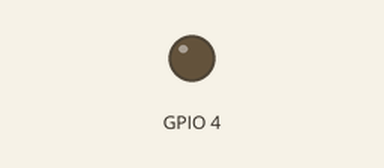
Bench run of a sketch on a simulated ESP32. Shown: output pins drawn as LEDs (lit = HIGH). WiFi joins after 1.5 s; servers stay silent unless stated; the camera gives no picture; what the sketch prints to the serial monitor is not drawn.

Above: at 0.1 s.
Timing chart, 0 to 3.6 s (numbered marks = the images above):
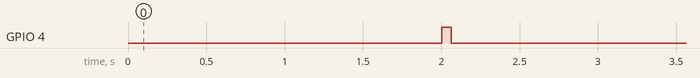

The sketch:

ESP_UPLOAD_.ino
```cpp
// https://stackoverflow.com/questions/59154006/can-someone-give-me-the-code-for-esp32-cam-in-order-to-upload-the-captured-image
#include<WiFiClientSecure.h>
    #include "esp_camera.h"
    #include "esp_timer.h"
    #include "img_converters.h"
    #include "Arduino.h"
    #include "fb_gfx.h"
    #include "fd_forward.h"
    #include "fr_forward.h"
    #include "FS.h"
    #include "SD_MMC.h"
    #include "soc/soc.h"
    #include "soc/rtc_cntl_reg.h"
    #include "driver/rtc_io.h"

    #define PWDN_GPIO_NUM     32
    #define RESET_GPIO_NUM    -1
    #define XCLK_GPIO_NUM      0
    #define SIOD_GPIO_NUM     26
    #define SIOC_GPIO_NUM     27
    #define Y9_GPIO_NUM       35
    #define Y8_GPIO_NUM       34
    #define Y7_GPIO_NUM       39
    #define Y6_GPIO_NUM       36
    #define Y5_GPIO_NUM       21
    #define Y4_GPIO_NUM       19
    #define Y3_GPIO_NUM       18
    #define Y2_GPIO_NUM        5
    #define VSYNC_GPIO_NUM    25
    #define HREF_GPIO_NUM     23
    #define PCLK_GPIO_NUM     22

    const char* ssid = "***";
    const char* password = "****";

    const char* host = "192._._._";
    const int Port = 4567;
    const char* boundry = "dgbfhfh";

    WiFiClientSecure client;

    void setup()
    {
         WRITE_PERI_REG(RTC_CNTL_BROWN_OUT_REG, 0);

         Serial.begin(115200);

         pinMode(4,OUTPUT);

         Serial.printf("Connecting to the Wifi [%s]...\r\n", ssid);
         WiFi.begin(ssid,password);
         while (WiFi.status() != WL_CONNECTED)
         {
                delay(500);
                Serial.print(".");
         }
         Serial.println("WiFi connected");

         camera_config_t config;
         config.ledc_channel = LEDC_CHANNEL_0;
         config.ledc_timer = LEDC_TIMER_0;
         config.pin_d0 = Y2_GPIO_NUM;
         config.pin_d1 = Y3_GPIO_NUM;
         config.pin_d2 = Y4_GPIO_NUM;
         config.pin_d3 = Y5_GPIO_NUM;
         config.pin_d4 = Y6_GPIO_NUM;
         config.pin_d5 = Y7_GPIO_NUM;
         config.pin_d6 = Y8_GPIO_NUM;
         config.pin_d7 = Y9_GPIO_NUM;
         config.pin_xclk = XCLK_GPIO_NUM;
         config.pin_pclk = PCLK_GPIO_NUM;
         config.pin_vsync = VSYNC_GPIO_NUM;
         config.pin_href = HREF_GPIO_NUM;
         config.pin_sscb_sda = SIOD_GPIO_NUM;
         config.pin_sscb_scl = SIOC_GPIO_NUM;
         config.pin_pwdn = PWDN_GPIO_NUM;
         config.pin_reset = RESET_GPIO_NUM;
         config.xclk_freq_hz = 20000000;
         config.pixel_format = PIXFORMAT_JPEG;

        if(psramFound())
        {
           config.frame_size = FRAMESIZE_SXGA; // FRAMESIZE_                                 +QVGA|CIF|VGA|SVGA|XGA|SXGA|UXGA
          config.jpeg_quality = 10;
          config.fb_count = 2;
        }
        else
        {
           config.frame_size = FRAMESIZE_VGA;
           config.jpeg_quality = 12;
           config.fb_count = 1;
        }

      // Initialise Camera
      esp_err_t err = esp_camera_init(&config);
      if (err != ESP_OK)
      {
           Serial.printf("Camera init failed with error 0x%x", err);
           return;
      }

      sendPhotoToServer();
    }

    void sendPhotoToServer()
    {
         Serial.printf("Connecting to %s:%d... ", host,Port);

         if (!client.connect(host,Port))
         {
           Serial.println("Failure in connection with the server");
           return;
         }

         sendDataToServer();
     }

     void sendDataToServer()
     {
        String start_request = "";
        String end_request = "";

        start_request = start_request + "--" + boundry + "\r\n";

        start_request = start_request + "Content-Disposition: form-data; name=\"file\"; filename=\"CAM.jpg\"\r\n";
        start_request = start_request + "Content-Type: image/jpg\r\n";
        start_request = start_request + "\r\n";

        end_request = end_request + "\r\n";


        end_request = end_request + "--" + boundry + "--" + "\r\n";

        /************************************************/
        digitalWrite(4,HIGH);
        camera_fb_t * fb = NULL;
        // Take Picture with Camera
        fb = esp_camera_fb_get();
        if(!fb)
         {
           Serial.println("Camera capture failed");
           return;
         }
         digitalWrite(4,LOW);

         delay(1000);
        /************************************************/

         int contentLength = (int)fb->len + start_request.length() + end_request.length();

         String headers = String("POST https://192.168.3.19:4567/api/upload HTTP/1.1\r\n");
         headers = headers + "Host: " + host + "\r\n";
         headers = headers + "User-Agent: ESP32" + "\r\n";
         headers = headers + "Accept: */*\r\n";
         headers = headers + "Content-Type: multipart/form-data; boundary=" + boundry + "\r\n";
         headers = headers + "Content-Length: " + contentLength + "\r\n";
         headers = headers + "\r\n";
         headers = headers + "\r\n";

         Serial.println();
         Serial.println("Sending data to Server...");

         Serial.print(headers);
         client.print(headers);
         client.flush();

         Serial.print(start_request);
         client.print(start_request);
         client.flush();

       /*****************************************************/
       int iteration = fb->len / 1024;
       for(int i=0; i<iteration; i++)
       {
         client.write(fb->buf,1024);
         fb->buf += 1024;
         client.flush();
       }
       size_t remain = fb->len % 1024;
       client.write(fb->buf,remain);
       client.flush();
       /****************************************************/

       Serial.print(end_request);
       client.print(end_request);
       client.flush();

       esp_camera_fb_return(fb);
      }

     void loop()
      {

      }
```
